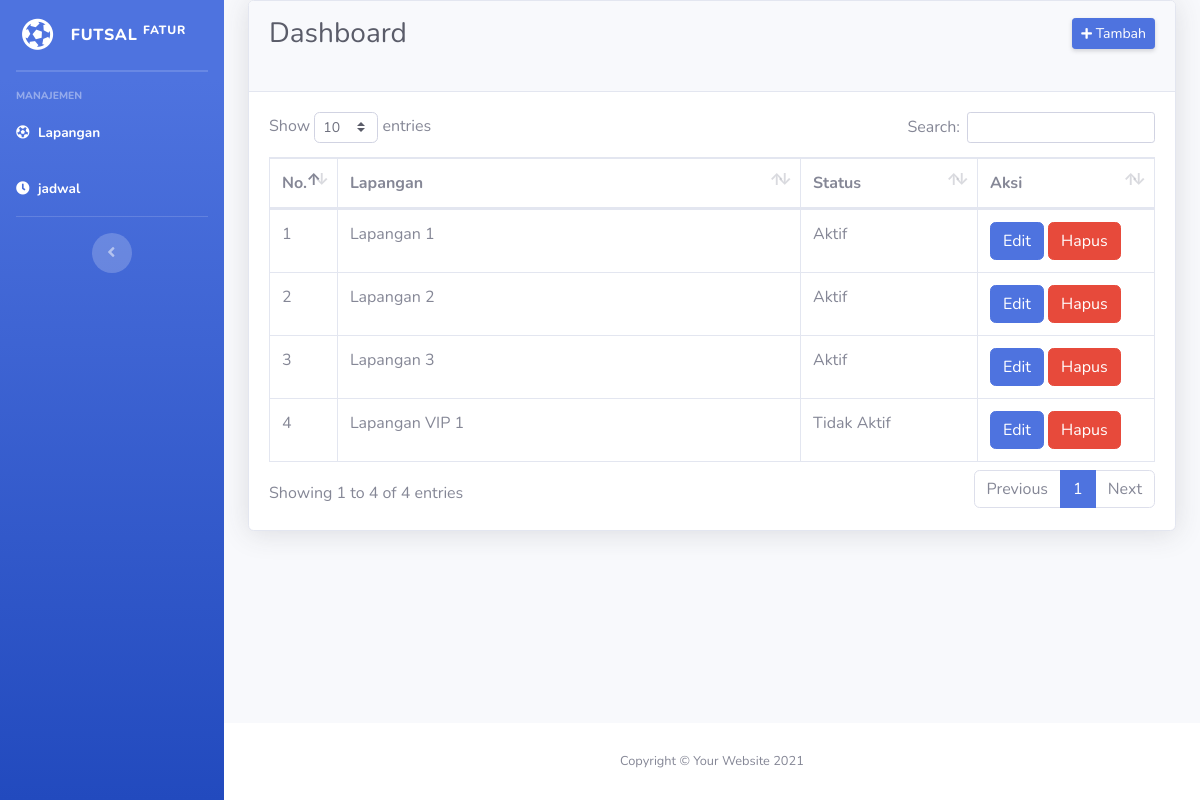
The page /index.php/admin/lapangan on the database as committed earlier.
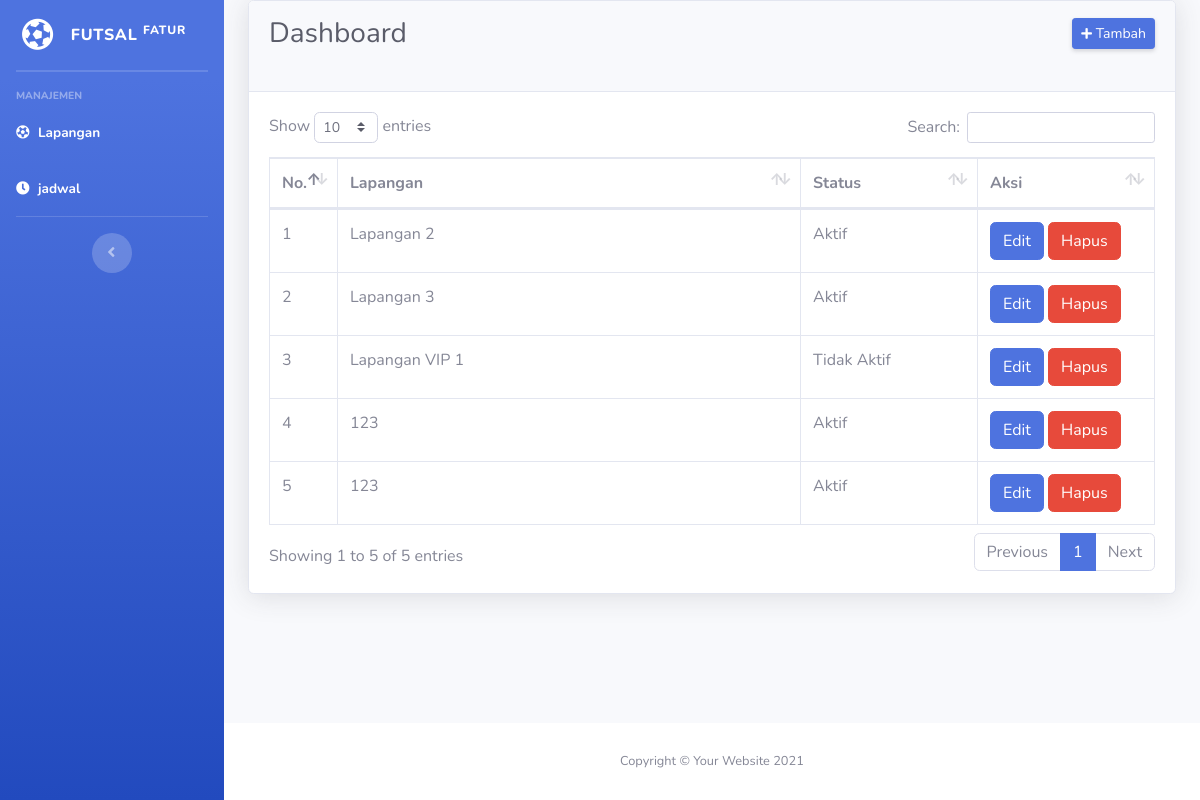
The same page on the database as committed later.
### tables this page shows
CREATE TABLE `tb_lapangan` (
  `id` int(11) NOT NULL,
  `nama` varchar(35) NOT NULL,
  `status` int(1) NOT NULL COMMENT '1 = tersedia, 2 = tidak'
);

### application/controllers/Admin.php (called while the page is built, shortened)
<?php
class Admin extends CI_Controller {
	public function lapangan(){
		$this->load->model('Model_lapangan');
		$data['lapangan'] = $this->Model_lapangan->lihat();
		$this->load->view('admin/head');
		$this->load->view('admin/sidebar');
		$this->load->view('admin/lapangan',$data);
		$this->load->view('admin/foot');
	}
}

### index.php (called while the page is built, shortened)
<?php
require_once BASEPATH.'core/CodeIgniter.php';

### application/models/Model_lapangan.php (called while the page is built, shortened)
<?php
class Model_lapangan extends CI_Model {
	function lihat(){
		return $this->db->query("SELECT * FROM tb_lapangan")->result();
	}
}

### application/views/admin/lapangan.php (the view, shortened to what this page needs)
<div class="card shadow mb-4">
	<div class="card-header py-3">
		<div class="d-sm-flex align-items-center justify-content-between mb-4">
            <h1 class="h3 mb-0 text-gray-800">Dashboard</h1>
            <a href="<?= base_url('admin/tambah_lapangan') ?>" class="d-none d-sm-inline-block btn btn-sm btn-primary shadow-sm"><i class="fas fa-plus fa-sm"></i> Tambah</a>
        </div>
	</div>
	<div class="card-body">
	    <div class="table-responsive">
	        <table class="table table-bordered" id="dataTable" width="100%" cellspacing="0">
				<thead>
					<tr>
						<th style="width:10px">No.</th>
						<th>Lapangan</th>
						<th style="width:20%">Status</th>
						<th style="width:20%">Aksi</th>
					</tr>
				</thead>
				<tbody>
					<?php
					$no = 1;
					foreach ($lapangan as $d) { ?>
					<tr>
						<td><?= $no++ ?></td>
						<td><?= $d->nama ?></td>
						<td>
							<?php
								if ($d->status == 1) {
									echo "Aktif";
								} else {
									echo "Tidak Aktif";
								}
							?>
						</td>
						<td>
							<a class="btn btn-primary" href="<?= base_url('admin/edit_lapangan/').$d->id ?>">Edit</a>
							<a class="btn btn-danger" href="<?= base_url('admin/hapus_lapangan/').$d->id ?>">Hapus</a>
						</td>
					</tr>
					<?php } ?>
				</tbody>
			</table>
		</div>
	</div>
</div>

### application/views/admin/head.php (shortened to what this page needs)
<!DOCTYPE html>
<html lang="en">
<head>
    <link href="<?= base_url('assets/vendor/fontawesome-free/css/all.min.css') ?>" rel="stylesheet" type="text/css">
    <link href="<?= base_url('assets/css/sb-admin-2.min.css') ?>" rel="stylesheet">
    <link rel="stylesheet" href="https://cdnjs.cloudflare.com/ajax/libs/font-awesome/4.7.0/css/font-awesome.min.css">
    <link href="<?= base_url('assets/vendor/datatables/dataTables.bootstrap4.min.css') ?>" rel="stylesheet">
</head>
<body id="page-top">
    <div id="wrapper">

### application/views/admin/sidebar.php
<ul class="navbar-nav bg-gradient-primary sidebar sidebar-dark accordion" id="accordionSidebar">
    <a class="sidebar-brand d-flex align-items-center justify-content-center" href="index.html">
        <div class="sidebar-brand-icon rotate-n-15">
            <i class="fas fa-futbol"></i>
        </div>
        <div class="sidebar-brand-text mx-3">Futsal <sup>Fatur</sup></div>
    </a>
    <hr class="sidebar-divider my-0">
    <hr class="sidebar-divider">
    <div class="sidebar-heading">
        Manajemen
    </div>
    <li class="nav-item active">
        <a class="nav-link" href="<?= base_url('admin/lapangan') ?>">
            <i class="fas fa-futbol"></i>
            <span>Lapangan</span>
        </a>
    </li>
    <li class="nav-item active">
        <a class="nav-link" href="<?= base_url('admin/jadwal') ?>">
            <i class="fas fa-clock"></i>
            <span>jadwal</span>
        </a>
    </li>
    <hr class="sidebar-divider d-none d-md-block">
    <div class="text-center d-none d-md-inline">
        <button class="rounded-circle border-0" id="sidebarToggle"></button>
    </div>
</ul>
        <div id="content-wrapper" class="d-flex flex-column">
            <div id="content">
                <div class="container-fluid">

### application/views/admin/foot.php (shortened to what this page needs)
    </div>
</div>
            <footer class="sticky-footer bg-white">
                <div class="container my-auto">
                    <div class="copyright text-center my-auto">
                        <span>Copyright &copy; Your Website 2021</span>
                    </div>
                </div>
            </footer>
        </div>
</div>
</body>
</html>

Rows that differ between the two databases and show on the page:
removed tb_lapangan: nama "Lapangan 1", status "Aktif"
added tb_lapangan: nama "123", status "Aktif"
added tb_lapangan: nama "123", status "Aktif"
Other text that changed with them:
text written by a page script: "Show entries Search: Showing 1 to 4 of 4 entries Previous 1 Next" → "Show entries Search: Showing 1 to 5 of 5 entries Previous 1 Next"
